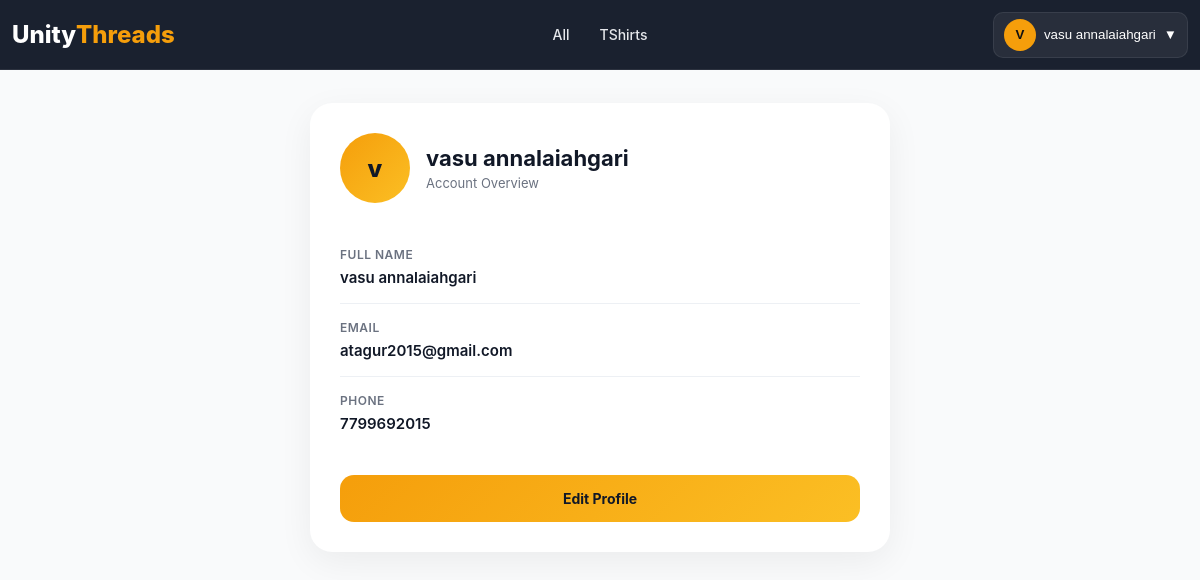
/profile/ (signed in), run on the app's committed database.
### products/models.py (models this page shows, shortened)
class BaseModel(models.Model):
    created_at = models.DateTimeField(
        auto_now_add=True
    )
    updated_at = models.DateTimeField(
        auto_now=True
    )
    class Meta:
        abstract = True

class Category(BaseModel):
    name = models.CharField(
        max_length=100,
        unique=True
    )
    slug = models.SlugField(
        unique=True,
        blank=True
    )
    image = models.ImageField(
        upload_to='categories/',
        blank=True,
        null=True
    )
    is_active = models.BooleanField(default=True)
    class Meta:
        verbose_name_plural = "Categories"
        ordering = ['name']
        indexes = [
            models.Index(fields=['slug']),
            models.Index(fields=['is_active']),
        ]

### accounts/models.py (models this page shows, shortened)
class User(AbstractUser):
    username = None
    email = models.EmailField(
        unique=True
    )
    phone = models.CharField(
        max_length=10,
        unique=True
    )
    full_name = models.CharField(
        max_length=150
    )
    is_email_verified = models.BooleanField(
        default=False
    )
    USERNAME_FIELD = "email"
    REQUIRED_FIELDS = ["phone"]
    objects = UserManager()

### accounts/views.py (the view)
# urls.py: path("profile/", profile_view, name="profile"),
@login_required
def profile_view(request):
    profile, created = UserProfile.objects.get_or_create(
        user=request.user
    )
    return render(
        request,
        "accounts/profile.html",
        {
            "user": request.user,
            "profile": profile
        }
    )

### home/context_processors.py (called while the page is built)
def global_data(request):
    return {
        "categories": Category.objects.all()
    }

### accounts/templates/accounts/profile.html (shortened to what this page needs)
{% load static %}
<!DOCTYPE html>
<html lang="en">
<head>
</head>
<body>
    {% include "partials/navbar.html" %}
    <div class="profile-page">
        <div class="profile-card">
            <div class="profile-header">
                <div class="avatar">
                    {{ user.full_name|first }}
                </div>
                <div>
                    <h2>{{ user.full_name }}</h2>
                    <p>Account Overview</p>
                </div>
            </div>
            <div class="profile-details">
                <div class="info-row">
                    <label>Full Name</label>
                    <p>{{ user.full_name }}</p>
                </div>
                <div class="info-row">
                    <label>Email</label>
                    <p>{{ user.email }}</p>
                </div>
                <div class="info-row">
                    <label>Phone</label>
                    <p>{{ user.phone }}</p>
                </div>
            </div>
            <div class="profile-actions">
                <a
                    href="{% url 'edit_profile' %}"
                    class="btn"
                >
                    Edit Profile
                </a>
            </div>
        </div>
    </div>
</body>
</html>

### home/templates/partials/navbar.html (shortened to what this page needs)
{% load static %}
<link rel="stylesheet" href="{% static 'home/css/navbar.css' %}">
<header class="header" id="header">
    <a href="/" class="logo">
        Unity<span>Threads</span>
    </a>
      <nav class="nav" id="nav">
    <a href="{% url 'product_list' %}">All</a>
    {% for category in categories %}
        <a href="{% url 'product_list' %}?category={{ category.slug }}">
            {{ category.name }}
        </a>
    {% endfor %}
</nav>
    <div class="nav-actions">
        {% if request.user.is_authenticated %}
        <div class="account-dropdown" id="accountWrapper">
            <button class="account-btn" id="accountBtn" type="button">
                <span class="account-avatar">
                    {{ request.user.full_name|default:request.user.email|first|upper }}
                </span>
                <span class="account-name">
                    {{ request.user.full_name|default:request.user.email }}
                </span>
                <span class="dropdown-icon">▼</span>
            </button>
        </div>
        {% endif %}
    </div>
</header>

### home/static/home/css/navbar.css (style rules this page uses)
* { margin: 0; padding: 0; box-sizing: border-box; }
body { font-family: Inter, Arial, sans-serif; background: #f9fafb; color: #111827; }
html { scroll-behavior: smooth; }
.header { z-index: 10000; position: fixed; top: 0; left: 0; width: 100%; height: 70px; display: flex; align-items: center; background: rgba(17, 24, 39, 0.96); backdrop-filter: blur(14px); border-bottom: 1px solid rgba(255, 255, 255, 0.08); z-index: 999999; }
.logo { font-size: 24px; font-weight: 800; color: #fff; text-decoration: none; display: flex; align-items: center; padding-left: 12px; }
.logo span { color: #f59e0b; }
.nav { position: absolute; left: 50%; transform: translateX(-50%); display: flex; align-items: center; gap: 10px; }
.nav a { color: #e5e7eb; text-decoration: none; font-size: 14px; font-weight: 500; padding: 6px 10px; border-radius: 8px; transition: 0.2s ease; white-space: nowrap; }
.nav-actions { margin-left: auto; display: flex; align-items: center; gap: 10px; padding-right: 12px; }
.account-btn { display: flex; align-items: center; gap: 8px; position: relative; padding: 6px 10px; background: rgba(255, 255, 255, 0.06); border: 1px solid rgba(255, 255, 255, 0.08); border-radius: 10px; color: #fff; cursor: pointer; }
.account-avatar { width: 32px; height: 32px; display: flex; align-items: center; justify-content: center; border-radius: 50%; background: #f59e0b; font-weight: 700; color: #111; }

### accounts/templates/accounts/profile.html (style rules this page uses)
body { background:#f4f6f9; color:#111827; font-family: -apple-system, BlinkMacSystemFont, "Segoe UI", Roboto, Arial, sans-serif; overflow-x:clip; padding-top:75px; }
.profile-page { width:100%; min-height:calc(100vh - 75px); display:flex; justify-content:center; align-items:flex-start; padding:28px 18px; }
.profile-card { width:100%; max-width:580px; background:#ffffff; border-radius:22px; padding:30px; box-shadow: 0 10px 35px rgba(0,0,0,0.06); animation:fadeUp .35s ease; }
.profile-header { display:flex; align-items:center; gap:16px; margin-bottom:28px; }
.avatar { width:70px; height:70px; border-radius:50%; background: linear-gradient( 135deg, #f59e0b, #fbbf24 ); display:flex; align-items:center; justify-content:center; font-size:24px; font-weight:800; color:#111827; flex-shrink:0; }
.profile-header h2 { font-size:22px; font-weight:700; margin-bottom:4px; word-break:break-word; }
.profile-header p { font-size:13px; color:#6b7280; }
.info-row { padding:16px 0; border-bottom: 1px solid #edf0f4; }
.info-row:last-child { border-bottom:none; }
.info-row label { display:block; font-size:12px; font-weight:600; color:#6b7280; margin-bottom:6px; text-transform:uppercase; letter-spacing:.5px; }
.info-row p { font-size:15px; font-weight:600; word-break:break-word; }
.profile-actions { margin-top:26px; }
.btn { width:100%; display:flex; align-items:center; justify-content:center; padding:15px; border-radius:14px; text-decoration:none; font-size:14px; font-weight:700; background: linear-gradient( 135deg, #f59e0b, #fbbf24 ); color:#111827; transition:0.25s ease; }

### data on the page
Category: name "TShirts"
User: user.full_name|first "V", user.full_name "vasu annalaiahgari", full_name|first "v", full_name "vasu annalaiahgari", email "atagur2015@gmail.com", phone "7799692015"
